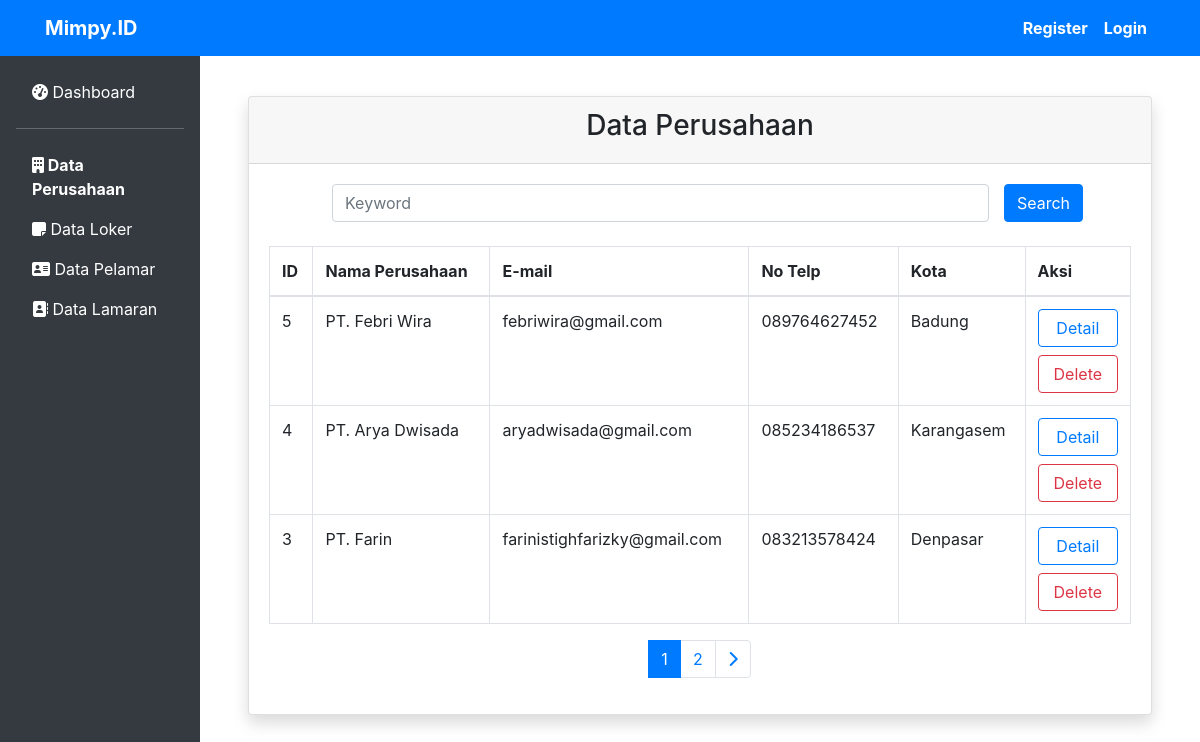
Page /data-perusahaan.php on the committed database.
### tables this page shows
CREATE TABLE `perusahaan` (
  `id` int(11) NOT NULL,
  `nama` varchar(50) NOT NULL,
  `email` varchar(50) NOT NULL,
  `telp` varchar(20) NOT NULL,
  `kota` varchar(30) NOT NULL,
  `alamat` varchar(100) NOT NULL,
  `deskripsi` varchar(512) NOT NULL,
  `foto` text NOT NULL,
  `password` varchar(255) NOT NULL
);

### data-perusahaan.php (the view, shortened to what this page needs)
<?php
require "db.php";
?>
<!doctype html>
<html lang="en">
    <head>
        <link rel="stylesheet" href="https://cdn.jsdelivr.net/npm/bootstrap@4.5.3/dist/css/bootstrap.min.css">
        <link rel="stylesheet" href="css/mimpy.id.css">
        <link rel="stylesheet" href="css/dashboard.css">
    </head>
    <body>
        <?php require "navbar.php"; ?>
        <div class="row no-gutters">
            <div class="col-md-2 bg-dark pr-3 pt-4">
                <ul class="nav flex-column ml-3 mb-5">
                    <li class="nav-item">
                            <a class="nav-link active text-white" href="dashboard.php">
                                <i class="fas fa-tachometer-alt"></i>
                                Dashboard
                            </a>
                        <hr class="bg-secondary">
                    </li>
                    <li class="nav-item">
                        <a class="nav-link text-white font-weight-bold" href="data-perusahaan.php">
                            <i class="fas fa-building"></i>
                            Data Perusahaan
                        </a>
                    </li>
                    <li class="nav-item">
                        <a class="nav-link text-white" href="data-loker.php">
                            <i class="fas fa-sticky-note"></i>
                            Data Loker
                        </a>
                    </li>
                    <li class="nav-item">
                        <a class="nav-link text-white" href="data-pelamar.php">
                            <i class="fas fa-address-card"></i>
                            Data Pelamar
                        </a>
                    </li>
                    <li class="nav-item">
                        <a class="nav-link text-white" href="data-lamaran.php">
                            <i class="fas fa-address-book"></i>
                            Data Lamaran
                        </a>
                    </li>
                </ul>
            </div>
            <div class="col-md-10 p-5">
                    <div class="card shadow mb-4">
                        <div class="card-header text-center">
                            <h3 class="">Data Perusahaan</h3>
                        </div>
                    <div class="card-body">
                        <form action="" method="post">
                            <div class="row mx-5 mb-4">
                                <div class="col">
                                    <?php if (isset($_POST["keyword"])) : ?>
                                        <input class="form-control" name="keyword" type="search" placeholder="Keyword" aria-label="Search" value="<?= $_POST['keyword'] ?>">
                                    <?php else : ?>
                                        <input class="form-control" name="keyword" type="search" placeholder="Keyword" aria-label="Search">
                                    <?php endif; ?>
                                </div>
                                <div>
                                    <button name="cari" class="btn btn-primary" type="submit">Search</button>
                                </div>
                            </div>
                        </form>
                        <div class="table-responsive">
                            <table class="table table-bordered" id="dataTable" width="100%" cellspacing="0">
                            <thead>
                                <tr>
                                    <th>ID</th>
                                    <th>Nama Perusahaan</th>
                                    <th>E-mail</th>
                                    <th>No Telp</th>
                                    <th>Kota</th>
                                    <th>Aksi</th>
                                </tr>
                            </thead>
                            <tbody>
                                <?php
                                    $jumlahDataPerHalaman = 3;
                                    $jumlahData = mysqli_num_rows(mysqli_query($db,"SELECT * FROM perusahaan"));
                                    $jumlahHalaman = ceil($jumlahData / $jumlahDataPerHalaman);
                                    if ( isset($_GET["page"])){
                                        $halamanAktif = $_GET["page"];
                                    }else{
                                        $halamanAktif = 1;
                                    }
                                    $awalData = ( $jumlahDataPerHalaman * $halamanAktif ) - $jumlahDataPerHalaman;
                                    $perusahaan = mysqli_query($db,"SELECT * FROM perusahaan order by id desc LIMIT $awalData, $jumlahDataPerHalaman");
                                    foreach ($perusahaan as $data) :
                                ?>
                                    <tr>
                                        <td><?= $data["id"] ?></td>
                                        <td><?= $data["nama"] ?></td>
                                        <td><?= $data["email"] ?></td>
                                        <td><?= $data["telp"] ?></td>
                                        <td><?= $data["kota"] ?></td>
                                        <td>
                                            <a href="perusahaan.php?id=<?= $data['id'] ?>" class="btn btn-outline-primary btn-block">Detail</a>
                                            <a href="hapus-perusahaan.php?id=<?= $data['id'] ?>" onclick="return confirm('Apakah Anda Yakin Ingin Menghapus Data Perusahaan ?')" class="btn btn-outline-danger btn-block">Delete</a>
                                        </td>
                                    </tr>
                                <?php
                                    endforeach;
                                ?>
                            </tbody>
                            </table>
                        </div>
                        <?php if(!isset($_POST["cari"])) : ?>
                            <div class="row">
                                <div class="col">
                                    <nav aria-label="...">
                                        <ul class="pagination justify-content-center">
                                            <?php for( $i = 1; $i <= $jumlahHalaman; $i++ ) : ?>
                                                <?php if( $i == $halamanAktif ) : ?>
                                                    <li class="page-item active">
                                                        <a class="page-link" href="?page=<?= $i; ?>"><?= $i; ?></a>
                                                    </li>
                                                <?php else : ?>
                                                    <li class="page-item">
                                                        <a class="page-link" href="?page=<?= $i; ?>"><?= $i; ?></a>
                                                    </li>
                                                <?php endif; ?>
                                            <?php endfor; ?>
                                            <li class="page-item">
                                                <?php if( $halamanAktif < $jumlahHalaman ) : ?>
                                                    <a class="page-link" href="?page=<?= $halamanAktif + 1; ?>"><i class="fa fa-chevron-right"></i></a>
                                                <?php endif; ?>
                                            </li>
                                        </ul>
                                    </nav>
                                </div>
                            </div>
                        <?php endif; ?>
                    </div>
                </div>
            </div>
        </div>
    </body>
</html>

### rows in the picture
perusahaan: id "5", nama "PT. Febri Wira", email "febriwira@gmail.com", telp "089764627452", kota "Badung"
perusahaan: id "4", nama "PT. Arya Dwisada", email "aryadwisada@gmail.com", telp "085234186537", kota "Karangasem"
perusahaan: id "3", nama "PT. Farin", email "farinistighfarizky@gmail.com", telp "083213578424", kota "Denpasar"
